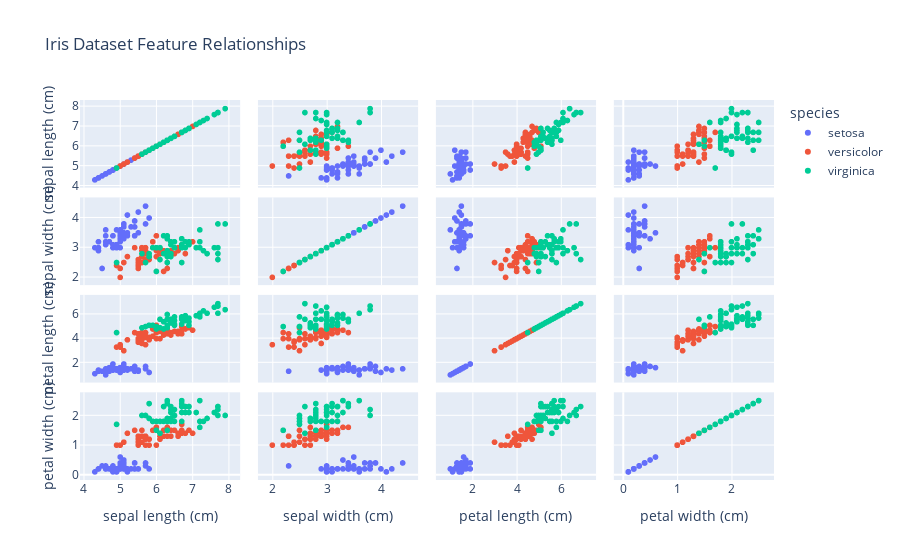

The cell this chart's notebook holds for it:
### Code cell
fig = px.scatter_matrix(
    data,
    dimensions=['sepal length (cm)', 'sepal width (cm)', 'petal length (cm)', 'petal width (cm)'],
    color='species',
    title='Iris Dataset Feature Relationships'
)
fig.show()

### Figure 1 — Plotly figure (JSON) as saved in the notebook; plotly's stock layout.template omitted (floating-point values rounded to 4 significant figures)
{"data": [{"dimensions": [{"axis": {"matches": true}, "label": "sepal length (cm)", "values": [5.1, 4.9, 4.7, 4.6, 5, 5.4, 4.6, 5, 4.4, 4.9, 5.4, 4.8, 4.8, 4.3, 5.8, 5.7, 5.4, 5.1, 5.7, 5.1, 5.4, 5.1, 4.6, 5.1, 4.8, 5, 5, 5.2, 5.2, 4.7, 4.8, 5.4, 5.2, 5.5, 4.9, 5, 5.5, 4.9, 4.4, 5.1, 5, 4.5, 4.4, 5, 5.1, 4.8, 5.1, 4.6, 5.3, 5]}, {"axis": {"matches": true}, "label": "sepal width (cm)", "values": [3.5, 3, 3.2, 3.1, 3.6, 3.9, 3.4, 3.4, 2.9, 3.1, 3.7, 3.4, 3, 3, 4, 4.4, 3.9, 3.5, 3.8, 3.8, 3.4, 3.7, 3.6, 3.3, 3.4, 3, 3.4, 3.5, 3.4, 3.2, 3.1, 3.4, 4.1, 4.2, 3.1, 3.2, 3.5, 3.6, 3, 3.4, 3.5, 2.3, 3.2, 3.5, 3.8, 3, 3.8, 3.2, 3.7, 3.3]}, {"axis": {"matches": true}, "label": "petal length (cm)", "values": [1.4, 1.4, 1.3, 1.5, 1.4, 1.7, 1.4, 1.5, 1.4, 1.5, 1.5, 1.6, 1.4, 1.1, 1.2, 1.5, 1.3, 1.4, 1.7, 1.5, 1.7, 1.5, 1, 1.7, 1.9, 1.6, 1.6, 1.5, 1.4, 1.6, 1.6, 1.5, 1.5, 1.4, 1.5, 1.2, 1.3, 1.4, 1.3, 1.5, 1.3, 1.3, 1.3, 1.6, 1.9, 1.4, 1.6, 1.4, 1.5, 1.4]}, {"axis": {"matches": true}, "label": "petal width (cm)", "values": [0.2, 0.2, 0.2, 0.2, 0.2, 0.4, 0.3, 0.2, 0.2, 0.1, 0.2, 0.2, 0.1, 0.1, 0.2, 0.4, 0.4, 0.3, 0.3, 0.3, 0.2, 0.4, 0.2, 0.5, 0.2, 0.2, 0.4, 0.2, 0.2, 0.2, 0.2, 0.4, 0.1, 0.2, 0.2, 0.2, 0.2, 0.1, 0.2, 0.2, 0.3, 0.3, 0.2, 0.6, 0.4, 0.3, 0.2, 0.2, 0.2, 0.2]}], "hovertemplate": "species=setosa<br>%{xaxis.title.text}=%{x}<br>%{yaxis.title.text}=%{y}<extra></extra>", "legendgroup": "setosa", "marker": {"color": "#636efa", "symbol": "circle"}, "name": "setosa", "showlegend": true, "type": "splom"}, {"dimensions": [{"axis": {"matches": true}, "label": "sepal length (cm)", "values": [7, 6.4, 6.9, 5.5, 6.5, 5.7, 6.3, 4.9, 6.6, 5.2, 5, 5.9, 6, 6.1, 5.6, 6.7, 5.6, 5.8, 6.2, 5.6, 5.9, 6.1, 6.3, 6.1, 6.4, 6.6, 6.8, 6.7, 6, 5.7, 5.5, 5.5, 5.8, 6, 5.4, 6, 6.7, 6.3, 5.6, 5.5, 5.5, 6.1, 5.8, 5, 5.6, 5.7, 5.7, 6.2, 5.1, 5.7]}, {"axis": {"matches": true}, "label": "sepal width (cm)", "values": [3.2, 3.2, 3.1, 2.3, 2.8, 2.8, 3.3, 2.4, 2.9, 2.7, 2, 3, 2.2, 2.9, 2.9, 3.1, 3, 2.7, 2.2, 2.5, 3.2, 2.8, 2.5, 2.8, 2.9, 3, 2.8, 3, 2.9, 2.6, 2.4, 2.4, 2.7, 2.7, 3, 3.4, 3.1, 2.3, 3, 2.5, 2.6, 3, 2.6, 2.3, 2.7, 3, 2.9, 2.9, 2.5, 2.8]}, {"axis": {"matches": true}, "label": "petal length (cm)", "values": [4.7, 4.5, 4.9, 4, 4.6, 4.5, 4.7, 3.3, 4.6, 3.9, 3.5, 4.2, 4, 4.7, 3.6, 4.4, 4.5, 4.1, 4.5, 3.9, 4.8, 4, 4.9, 4.7, 4.3, 4.4, 4.8, 5, 4.5, 3.5, 3.8, 3.7, 3.9, 5.1, 4.5, 4.5, 4.7, 4.4, 4.1, 4, 4.4, 4.6, 4, 3.3, 4.2, 4.2, 4.2, 4.3, 3, 4.1]}, {"axis": {"matches": true}, "label": "petal width (cm)", "values": [1.4, 1.5, 1.5, 1.3, 1.5, 1.3, 1.6, 1, 1.3, 1.4, 1, 1.5, 1, 1.4, 1.3, 1.4, 1.5, 1, 1.5, 1.1, 1.8, 1.3, 1.5, 1.2, 1.3, 1.4, 1.4, 1.7, 1.5, 1, 1.1, 1, 1.2, 1.6, 1.5, 1.6, 1.5, 1.3, 1.3, 1.3, 1.2, 1.4, 1.2, 1, 1.3, 1.2, 1.3, 1.3, 1.1, 1.3]}], "hovertemplate": "species=versicolor<br>%{xaxis.title.text}=%{x}<br>%{yaxis.title.text}=%{y}<extra></extra>", "legendgroup": "versicolor", "marker": {"color": "#EF553B", "symbol": "circle"}, "name": "versicolor", "showlegend": true, "type": "splom"}, {"dimensions": [{"axis": {"matches": true}, "label": "sepal length (cm)", "values": [6.3, 5.8, 7.1, 6.3, 6.5, 7.6, 4.9, 7.3, 6.7, 7.2, 6.5, 6.4, 6.8, 5.7, 5.8, 6.4, 6.5, 7.7, 7.7, 6, 6.9, 5.6, 7.7, 6.3, 6.7, 7.2, 6.2, 6.1, 6.4, 7.2, 7.4, 7.9, 6.4, 6.3, 6.1, 7.7, 6.3, 6.4, 6, 6.9, 6.7, 6.9, 5.8, 6.8, 6.7, 6.7, 6.3, 6.5, 6.2, 5.9]}, {"axis": {"matches": true}, "label": "sepal width (cm)", "values": [3.3, 2.7, 3, 2.9, 3, 3, 2.5, 2.9, 2.5, 3.6, 3.2, 2.7, 3, 2.5, 2.8, 3.2, 3, 3.8, 2.6, 2.2, 3.2, 2.8, 2.8, 2.7, 3.3, 3.2, 2.8, 3, 2.8, 3, 2.8, 3.8, 2.8, 2.8, 2.6, 3, 3.4, 3.1, 3, 3.1, 3.1, 3.1, 2.7, 3.2, 3.3, 3, 2.5, 3, 3.4, 3]}, {"axis": {"matches": true}, "label": "petal length (cm)", "values": [6, 5.1, 5.9, 5.6, 5.8, 6.6, 4.5, 6.3, 5.8, 6.1, 5.1, 5.3, 5.5, 5, 5.1, 5.3, 5.5, 6.7, 6.9, 5, 5.7, 4.9, 6.7, 4.9, 5.7, 6, 4.8, 4.9, 5.6, 5.8, 6.1, 6.4, 5.6, 5.1, 5.6, 6.1, 5.6, 5.5, 4.8, 5.4, 5.6, 5.1, 5.1, 5.9, 5.7, 5.2, 5, 5.2, 5.4, 5.1]}, {"axis": {"matches": true}, "label": "petal width (cm)", "values": [2.5, 1.9, 2.1, 1.8, 2.2, 2.1, 1.7, 1.8, 1.8, 2.5, 2, 1.9, 2.1, 2, 2.4, 2.3, 1.8, 2.2, 2.3, 1.5, 2.3, 2, 2, 1.8, 2.1, 1.8, 1.8, 1.8, 2.1, 1.6, 1.9, 2, 2.2, 1.5, 1.4, 2.3, 2.4, 1.8, 1.8, 2.1, 2.4, 2.3, 1.9, 2.3, 2.5, 2.3, 1.9, 2, 2.3, 1.8]}], "hovertemplate": "species=virginica<br>%{xaxis.title.text}=%{x}<br>%{yaxis.title.text}=%{y}<extra></extra>", "legendgroup": "virginica", "marker": {"color": "#00cc96", "symbol": "circle"}, "name": "virginica", "showlegend": true, "type": "splom"}], "layout": {"autosize": true, "dragmode": "select", "legend": {"title": {"text": "species"}, "tracegroupgap": 0}, "title": {"text": "Iris Dataset Feature Relationships"}, "xaxis": {"autorange": true, "range": [3.598, 8.602], "type": "linear"}, "xaxis2": {"autorange": true, "range": [1.532, 4.868], "type": "linear"}, "xaxis3": {"autorange": true, "range": [-0.1504, 8.05], "type": "linear"}, "xaxis4": {"autorange": true, "range": [-0.368, 2.968], "type": "linear"}, "yaxis": {"autorange": true, "range": [3.598, 8.602], "type": "linear"}, "yaxis2": {"autorange": true, "range": [1.532, 4.868], "type": "linear"}, "yaxis3": {"autorange": true, "range": [-0.1504, 8.05], "type": "linear"}, "yaxis4": {"autorange": true, "range": [-0.368, 2.968], "type": "linear"}}}
